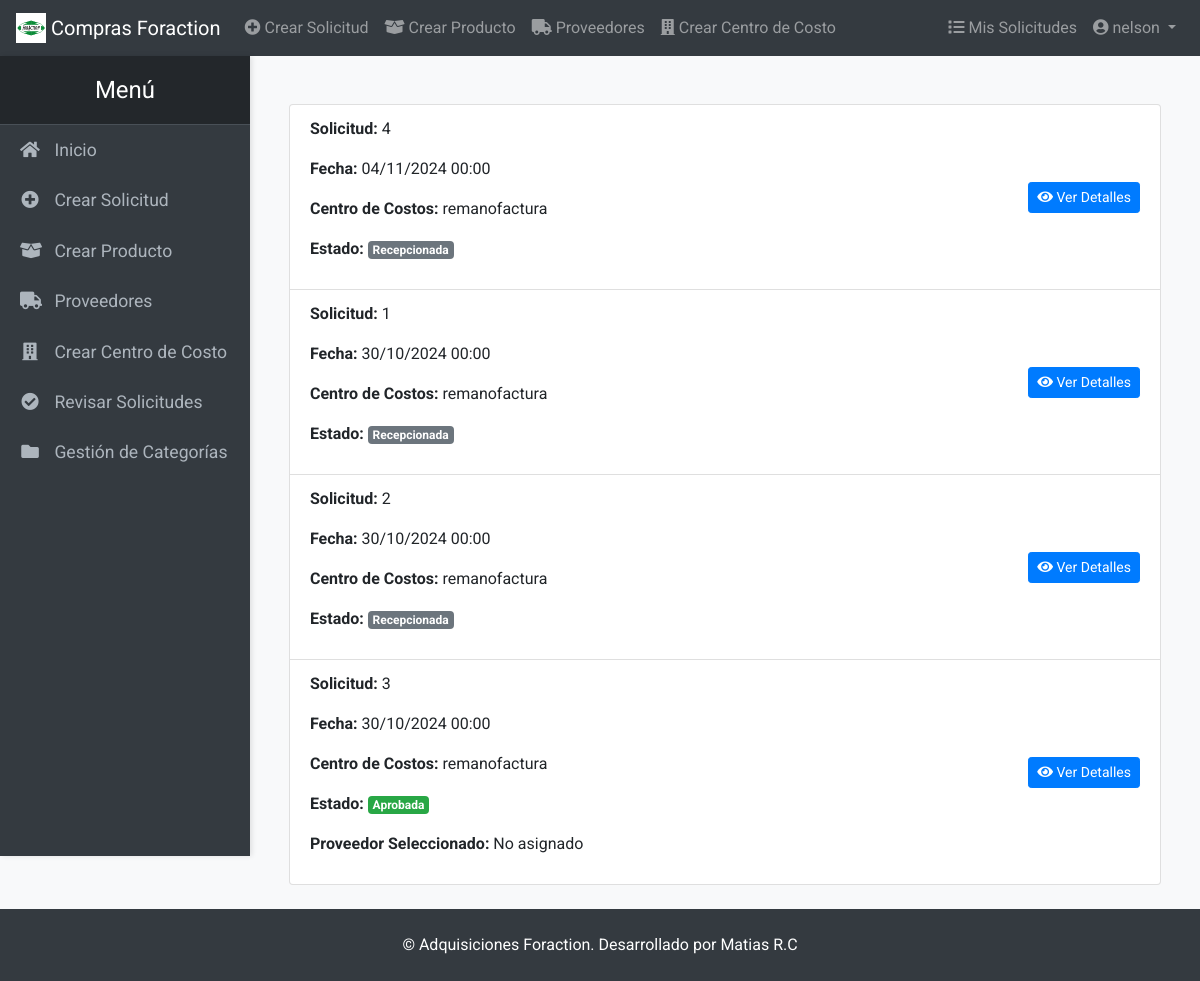
/mis_solicitudes (signed in), run on the app's committed database.
### models.py (models this page shows, shortened)
class Usuario(db.Model, UserMixin):
    __tablename__ = 'usuarios'
    id = db.Column(db.Integer, primary_key=True)
    nombre_usuario = db.Column(db.String(150), unique=True, nullable=False)
    correo = db.Column(db.String(150), unique=True, nullable=False)
    contraseña_hash = db.Column(db.String(128), nullable=False)
    rol = db.Column(db.String(50), nullable=False)  # Roles: usuario, revisor, supervisor, admin, bodeguero
    proveedores = db.relationship('Proveedor', back_populates='creador', cascade='all, delete-orphan')
    solicitudes = db.relationship('Solicitud', back_populates='solicitante', cascade='all, delete-orphan')
    aprobaciones = db.relationship('Aprobacion', back_populates='revisador', cascade='all, delete-orphan')
    ordenes_compra_recibidas = db.relationship('OrdenCompra', back_populates='usuario_recepcion', foreign_keys='OrdenCompra.recibido_por')
    recepciones = db.relationship('Recepcion', back_populates='usuario', lazy=True)  # Relación con Recepcion

class Solicitud(db.Model):
    __tablename__ = 'solicitudes'
    id = db.Column(db.Integer, primary_key=True)
    solicitante_id = db.Column(db.Integer, db.ForeignKey('usuarios.id'), nullable=False)
    centro_costo_id = db.Column(db.Integer, db.ForeignKey('centros_costo.id'), nullable=False)
    fecha = db.Column(db.DateTime, default=datetime.utcnow)
    tiempo_estimado = db.Column(db.Integer, nullable=True)  # Tiempo en días
    estado = db.Column(db.String(20), nullable=False, default='Pendiente')  # Estados: Pendiente, Aprobada, Rechazada, Recepcionado, Completada
    gasto_total = db.Column(db.Float, nullable=False, default=0.0)  # Añadido
    proveedor_seleccionado_id = db.Column(db.Integer, db.ForeignKey('proveedores.id'), nullable=True)
    proveedor_seleccionado = db.relationship('Proveedor', foreign_keys=[proveedor_seleccionado_id])
    fecha_aprobacion = db.Column(db.DateTime, nullable=True)
    solicitante = db.relationship('Usuario', back_populates='solicitudes')
    centro_costo = db.relationship('CentroCosto', back_populates='solicitudes')
    productos_solicitudes = db.relationship('ProductoSolicitud', back_populates='solicitud', cascade='all, delete-orphan')
    productos_proveedores = db.relationship('ProductoProveedor', back_populates='solicitud', cascade='all, delete-orphan')
    aprobaciones = db.relationship('Aprobacion', back_populates='solicitud', cascade='all, delete-orphan')
    ordenes_compra = db.relationship('OrdenCompra', back_populates='solicitud', cascade="all, delete-orphan")
    recepciones = db.relationship('Recepcion', back_populates='solicitud', cascade="all, delete-orphan")

class CentroCosto(db.Model):
    __tablename__ = 'centros_costo'
    id = db.Column(db.Integer, primary_key=True)
    nombre = db.Column(db.String(150), nullable=False)
    descripcion = db.Column(db.Text, nullable=True)
    solicitudes = db.relationship('Solicitud', back_populates='centro_costo', cascade='all, delete-orphan')

### routes.py (the view)
@main.route('/mis_solicitudes')
@login_required
@roles_required('solicitante', 'admin', 'revisor', 'supervisor', 'bodeguero')  # Ajusta según tus roles
def mis_solicitudes():
    solicitudes = Solicitud.query.options(
        joinedload(Solicitud.centro_costo),
        joinedload(Solicitud.proveedor_seleccionado),
        joinedload(Solicitud.productos_solicitudes).joinedload(ProductoSolicitud.producto),
        joinedload(Solicitud.productos_proveedores).joinedload(ProductoProveedor.proveedor),
        joinedload(Solicitud.aprobaciones).joinedload(Aprobacion.revisador),
        joinedload(Solicitud.recepciones).joinedload(Recepcion.usuario)
    ).filter_by(solicitante_id=current_user.id).order_by(Solicitud.fecha.desc()).all()
    editar_forms = {
        pp.id: EditarProductoProveedorForm(obj=pp)
        for solicitud in solicitudes
        for pp in solicitud.productos_proveedores
    }
    solicitudes_eventos = {}
    for solicitud in solicitudes:
        eventos = []
        for aprobacion in solicitud.aprobaciones:
            eventos.append({
                'tipo': 'aprobacion',
                'fecha': aprobacion.fecha_aprobacion,
                'estado': aprobacion.estado,
                'usuario': aprobacion.revisador.nombre_usuario,
                'comentario': aprobacion.comentario
            })
        for recepcion in solicitud.recepciones:
            eventos.append({
                'tipo': 'recepcion',
                'fecha': recepcion.fecha_recepcion,
                'estado': solicitud.estado,  # Estado actual de la solicitud
                'usuario': recepcion.usuario.nombre_usuario,
                'comentario': recepcion.comentario_general
            })
        eventos_sorted = sorted(
            eventos,
            key=lambda x: x['fecha'],
            reverse=True
        )
        solicitudes_eventos[solicitud.id] = eventos_sorted
    return render_template(
        'mis_solicitudes.html',
        solicitudes=solicitudes,
        editar_forms=editar_forms,
        solicitudes_eventos=solicitudes_eventos  # Pasar los eventos organizados por solicitud
    )

### routes.py (called while the page is built)
@main.app_context_processor
def add_calculation_functions():
    def calcular_precio_total(solicitud, proveedor):
        total = sum(
            pp.precio_ofrecido * pp.cantidad
            for pp in solicitud.productos_proveedores
            if pp.proveedor_id == proveedor.id and pp.precio_ofrecido is not None
        )
        return total
    def calcular_tiempo_entrega(solicitud, proveedor):
        tiempos = [
            pp.tiempo_estimado_envio
            for pp in solicitud.productos_proveedores
            if pp.proveedor_id == proveedor.id and pp.tiempo_estimado_envio is not None
        ]
        return max(tiempos) if tiempos else None
    return dict(
        calcular_precio_total=calcular_precio_total,
        calcular_tiempo_entrega=calcular_tiempo_entrega
    )

### templates/mis_solicitudes.html (shortened to what this page needs)
{% extends 'base.html' %}
{% block content %}
<div class="container mt-4">
    {% if solicitudes %}
        <ul class="list-group">
            {% for solicitud in solicitudes %}
                <li class="list-group-item">
                    <div class="d-flex justify-content-between align-items-center">
                        <div>
                            <p><strong>Solicitud:</strong> {{ solicitud.id }}</p>
                            <p><strong>Fecha:</strong> {{ solicitud.fecha.strftime('%d/%m/%Y %H:%M') }}</p>
                            <p><strong>Centro de Costos:</strong> {{ solicitud.centro_costo.nombre }}</p>
                            <p><strong>Estado:</strong>
                                {% if solicitud.estado == 'Pendiente' %}
                                    <span class="badge badge-warning">{{ solicitud.estado }}</span>
                                {% elif solicitud.estado == 'Aprobada' %}
                                    <span class="badge badge-success">{{ solicitud.estado }}</span>
                                {% elif solicitud.estado == 'Rechazada' %}
                                    <span class="badge badge-danger">{{ solicitud.estado }}</span>
                                {% elif solicitud.estado == 'En proceso' %}
                                    <span class="badge badge-primary">{{ solicitud.estado }}</span>
                                {% elif solicitud.estado == 'Recepcionado' %}
                                    <span class="badge badge-info">{{ solicitud.estado }} - Listo para retiro</span>
                                {% else %}
                                    <span class="badge badge-secondary">{{ solicitud.estado }}</span>
                                {% endif %}
                            </p>
                            {% if solicitud.estado == 'Aprobada' and current_user.rol in ['revisor', 'admin'] %}
                                <p><strong>Proveedor Seleccionado:</strong>
                                    {% if solicitud.proveedor_seleccionado %}
                                        {{ solicitud.proveedor_seleccionado.nombre }}
                                    {% else %}
                                        <span>No asignado</span>
                                    {% endif %}
                                </p>
                            {% endif %}
                        </div>
                        <button class="btn btn-primary btn-sm" data-toggle="modal" data-target="#detalleModal{{ solicitud.id }}">
                            <i class="fas fa-eye"></i> Ver Detalles
                        </button>
                    </div>
                                        {% set eventos = solicitudes_eventos[solicitud.id] %}
                </li>
            {% endfor %}
        </ul>
    {% else %}
        <p class="text-muted">No has creado ninguna solicitud aún.</p>
    {% endif %}
</div>
{% endblock %}

### templates/base.html (shortened to what this page needs)
<!DOCTYPE html>
<html lang="es">
<head>
    <link href="https://stackpath.bootstrapcdn.com/bootstrap/4.5.2/css/bootstrap.min.css" rel="stylesheet">
    <link href="https://cdnjs.cloudflare.com/ajax/libs/font-awesome/5.15.3/css/all.min.css" rel="stylesheet">
    <link href="{{ url_for('static', filename='css/custom.css') }}" rel="stylesheet">
</head>
<body>
    <div class="d-flex flex-column min-vh-100">
        <nav class="navbar navbar-expand-lg navbar-dark bg-dark">
            <a class="navbar-brand" href="{{ url_for('main.index') }}">
                <img src="{{ url_for('static', filename='logo.png') }}" width="30" height="30" class="d-inline-block align-top" alt="Logo" loading="lazy">
                Compras Foraction
            </a>
            <div class="collapse navbar-collapse" id="navbarNav">
                <ul class="navbar-nav mr-auto">
                    {% if current_user.is_authenticated %}
                        <li class="nav-item">
                            <a class="nav-link" href="{{ url_for('main.crear_solicitud') }}">
                                <i class="fas fa-plus-circle"></i> Crear Solicitud
                            </a>
                        </li>
                        {% if current_user.rol in ['solicitante', 'revisor'] %}
                            <li class="nav-item">
                                <a class="nav-link" href="{{ url_for('main.crear_producto') }}">
                                    <i class="fas fa-box-open"></i> Crear Producto
                                </a>
                            </li>
                        {% endif %}
                        {% if current_user.rol == 'revisor' %}
                            <li class="nav-item">
                                <a class="nav-link" href="{{ url_for('main.lista_proveedores') }}">
                                    <i class="fas fa-truck"></i> Proveedores
                                </a>
                            </li>
                            <li class="nav-item">
                                <a class="nav-link" href="{{ url_for('main.crear_centro_costo') }}">
                                    <i class="fas fa-building"></i> Crear Centro de Costo
                                </a>
                            </li>
                        {% endif %}
                    {% endif %}
                </ul>
                <ul class="navbar-nav ml-auto">
                    {% if current_user.is_authenticated %}
                        <li class="nav-item">
                            <a class="nav-link" href="{{ url_for('main.mis_solicitudes') }}">
                                <i class="fas fa-list"></i> Mis Solicitudes
                            </a>
                        </li>
                        <li class="nav-item dropdown">
                            <a class="nav-link dropdown-toggle" href="#" id="perfilDropdown" role="button" data-toggle="dropdown" aria-haspopup="true" aria-expanded="false">
                                <i class="fas fa-user-circle"></i> {{ current_user.nombre_usuario }}
                            </a>
                        </li>
                    {% endif %}
                </ul>
            </div>
        </nav>
        <div class="d-flex flex-grow-1">
            <nav id="sidebar" class="bg-dark">
                <div class="sidebar-heading">Menú</div>
                <ul class="list-unstyled components">
                    <li>
                        <a href="{{ url_for('main.index') }}"><i class="fas fa-home"></i> Inicio</a>
                    </li>
                    {% if current_user.is_authenticated %}
                        <li>
                            <a href="{{ url_for('main.crear_solicitud') }}"><i class="fas fa-plus-circle"></i> Crear Solicitud</a>
                        </li>
                        {% if current_user.rol in ['solicitante', 'revisor','bodeguero'] %}
                            <li>
                                <a href="{{ url_for('main.crear_producto') }}"><i class="fas fa-box-open"></i> Crear Producto</a>
                            </li>
                        {% endif %}
                        {% if current_user.rol == 'revisor' %}
                            <li>
                                <a href="{{ url_for('main.lista_proveedores') }}"><i class="fas fa-truck"></i> Proveedores</a>
                            </li>
                            <li>
                                <a href="{{ url_for('main.crear_centro_costo') }}"><i class="fas fa-building"></i> Crear Centro de Costo</a>
                            </li>
                        {% endif %}
                        {% if current_user.rol in ['supervisor', 'revisor'] %}
                            <li>
                                <a href="{{ url_for('main.revisar_solicitudes') }}"><i class="fas fa-check-circle"></i> Revisar Solicitudes</a>
                            </li>
                        {% endif %}
                        {% if current_user.rol in ['revisor', 'admin'] %}
                            <li>
                                <a href="{{ url_for('main.categorias') }}">
                                    <i class="fas fa-folder"></i> Gestión de Categorías
                                </a>
                            </li>
                        {% endif %}
                    {% endif %}
                </ul>
            </nav>
            <main class="flex-grow-1 p-4">
                {% block content %}{% endblock %}
            </main>
        </div>
        <footer class="bg-dark text-white p-4 text-center mt-auto">
            &copy; {{ current_year }} Adquisiciones Foraction. Desarrollado por Matias R.C
        </footer>
    </div>
</body>
</html>

### static/css/custom.css (style rules this page uses)
body { font-family: 'Roboto', sans-serif; background-color: #f8f9fa; }
#sidebar { width: 250px; min-width: 250px; max-width: 250px; height: 100vh; position: fixed; top: 56px; left: 0; background: #343a40; color: #fff; transition: all 0.3s; box-shadow: 2px 0 5px rgba(0,0,0,0.1); overflow-y: auto; z-index: 1000; }
#sidebar .sidebar-heading { padding: 1rem; font-size: 1.5rem; text-align: center; background: #23272b; border-bottom: 1px solid #495057; }
#sidebar .components { padding: 0; margin: 0; list-style: none; }
#sidebar .components li a { padding: 12px 20px; font-size: 1.1rem; display: block; color: #adb5bd; transition: all 0.3s; }
#sidebar .components li a i { margin-right: 10px; width: 20px; text-align: center; }
main { margin-left: 250px; transition: all 0.3s; }
footer { background-color: #343a40; color: white; }

### data on the page
Usuario: nombre_usuario "nelson"
Solicitud: id "4", fecha "04/11/2024 00:00", centro_costo.nombre "remanofactura", estado "Recepcionada"
Solicitud: id "1", fecha "30/10/2024 00:00", centro_costo.nombre "remanofactura", estado "Recepcionada"
Solicitud: id "2", fecha "30/10/2024 00:00", centro_costo.nombre "remanofactura", estado "Recepcionada"
Solicitud: id "3", fecha "30/10/2024 00:00", centro_costo.nombre "remanofactura", estado "Aprobada", shows "Proveedor Seleccionado:", shows "No asignado"
